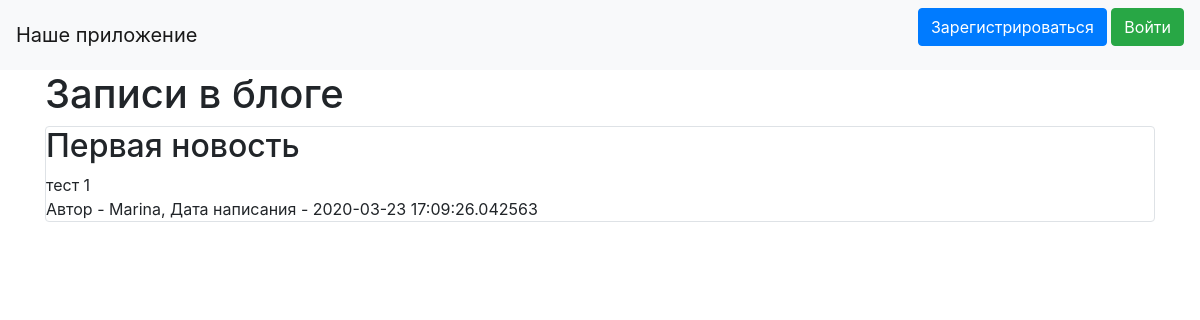
Before: / with the older database file.
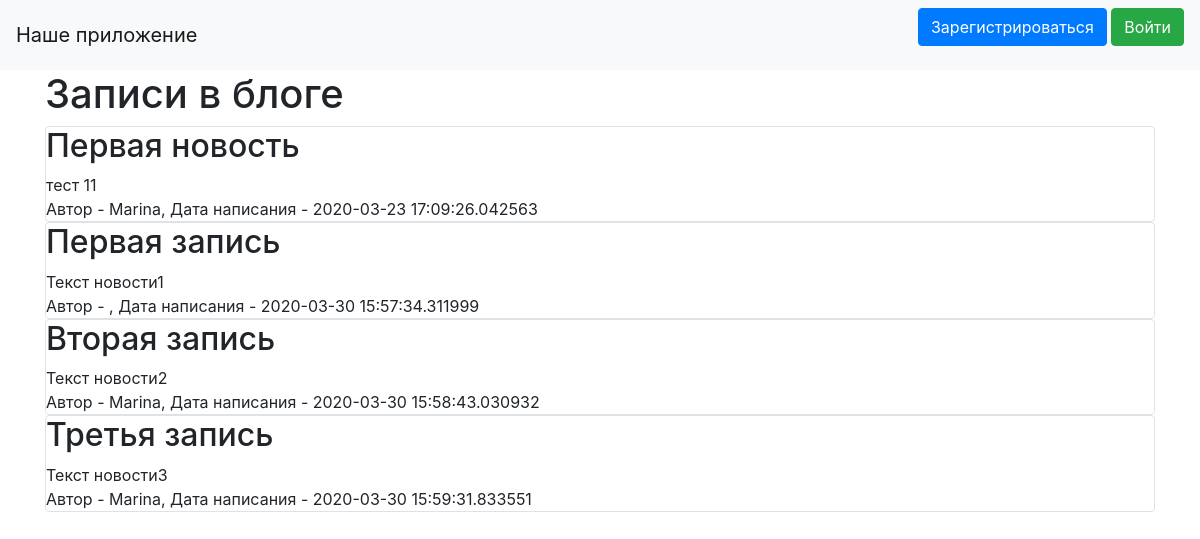
After: the same page with the newer database file.
### data/news.py (models this page shows)
class News(SqlAlchemyBase, UserMixin, SerializerMixin):
    __tablename__ = 'news'
    id = sqlalchemy.Column(sqlalchemy.Integer,
                           primary_key=True, autoincrement=True)
    title = sqlalchemy.Column(sqlalchemy.String, nullable=True)
    content = sqlalchemy.Column(sqlalchemy.String, nullable=True)
    created_date = sqlalchemy.Column(sqlalchemy.DateTime,
                                     default=datetime.datetime.now)
    is_private = sqlalchemy.Column(sqlalchemy.Boolean, default=True)
    user_id = sqlalchemy.Column(sqlalchemy.Integer,
                                sqlalchemy.ForeignKey("users.id"))
    user = orm.relation('User')

### data/users.py (models this page shows, shortened)
class User(SqlAlchemyBase, UserMixin, SerializerMixin):
    __tablename__ = 'users'
    id = sqlalchemy.Column(sqlalchemy.Integer,
                           primary_key=True, autoincrement=True)
    name = sqlalchemy.Column(sqlalchemy.String, nullable=True)
    about = sqlalchemy.Column(sqlalchemy.String, nullable=True)
    email = sqlalchemy.Column(sqlalchemy.String,
                              index=True, unique=True, nullable=True)
    hashed_password = sqlalchemy.Column(sqlalchemy.String, nullable=True)
    created_date = sqlalchemy.Column(sqlalchemy.DateTime,
                                     default=datetime.datetime.now)
    news = orm.relation("News", back_populates='user')

### main.py (the view)
@app.route("/")
def index():
    session = db_session.create_session()
    news = session.query(News).filter(News.is_private != True)
    if current_user.is_authenticated:
        news = session.query(News).filter(
            (News.user == current_user) | (News.is_private != True))
    else:
        news = session.query(News).filter(News.is_private != True)
    return render_template("index.html", news=news)

### data/db_session.py (called while the page is built)
def create_session() -> Session:
    global __factory
    return __factory()

### templates/index.html (shortened to what this page needs)
{% extends "base.html" %}
{% block content %}
<h1>Записи в блоге</h1>
{% for item in news%}
<div class="col-md6 border rounded">
    <h2>{{item.title}}</h2>
    <div>
        {{item.content}}
    </div>
    <div>
        Автор - {{item.user.name}}, Дата написания - {{item.created_date}}
    </div>
</div>
{% endfor %}
{% endblock %}

### templates/base.html (shortened to what this page needs)
<!doctype html>
<html lang="en">
<head>
    <link rel="stylesheet"
          href="https://stackpath.bootstrapcdn.com/bootstrap/4.4.1/css/bootstrap.min.css"
>
</head>
<body>
<header>
    <nav class="navbar navbar-light bg-light">
        <a class="navbar-brand" href="#">Наше приложение</a>
        {% if current_user.is_authenticated %}
    <a class="navbar-brand" href="/logout">{{ current_user.name }}</a>
{% else %}
    <p>
        <a class="btn btn-primary " href="/register">Зарегистрироваться</a>
        <a class="btn btn-success" href="/login">Войти</a>
    </p>
{% endif %}
    </nav>
</header>
<main role="main" class="container">
    {% block content %}{% endblock %}
</main>
</body>
</html>

Changed rows visible on the page:
changed News "Первая новость": content "тест 1" → "тест 11"
added News: title "Первая запись", content "Текст новости1", created_date "2020-03-30 15:57:34.311999"
added News: title "Вторая запись", content "Текст новости2", user.name "Marina", created_date "2020-03-30 15:58:43.030932"
added News: title "Третья запись", content "Текст новости3", user.name "Marina", created_date "2020-03-30 15:59:31.833551"
